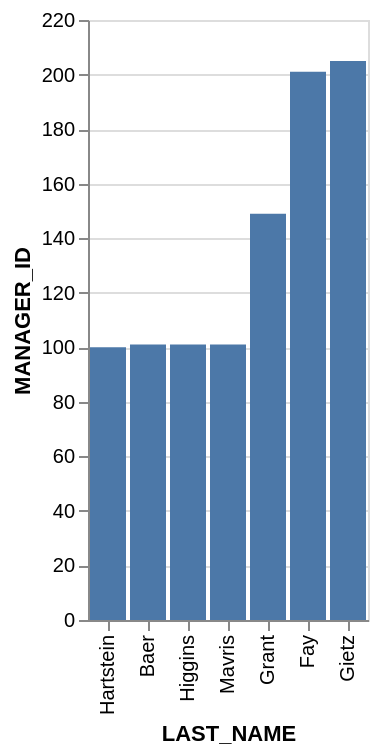

This figure's Vega-Lite source:
### Vega-Lite specification from a JSON file in a GitHub repository (floating-point values rounded to 4 significant figures)
{"data": {"values": [{"x_data": "Hartstein", "y_data": 100}, {"x_data": "Baer", "y_data": 101}, {"x_data": "Higgins", "y_data": 101}, {"x_data": "Mavris", "y_data": 101}, {"x_data": "Grant", "y_data": 149}, {"x_data": "Fay", "y_data": 201}, {"x_data": "Gietz", "y_data": 205}]}, "mark": "bar", "encoding": {"x": {"field": "x_data", "type": "nominal", "title": "LAST_NAME", "sort": {"op": "sum", "field": "y_data", "order": "ascending"}}, "y": {"field": "y_data", "type": "quantitative", "title": "MANAGER_ID"}}}
